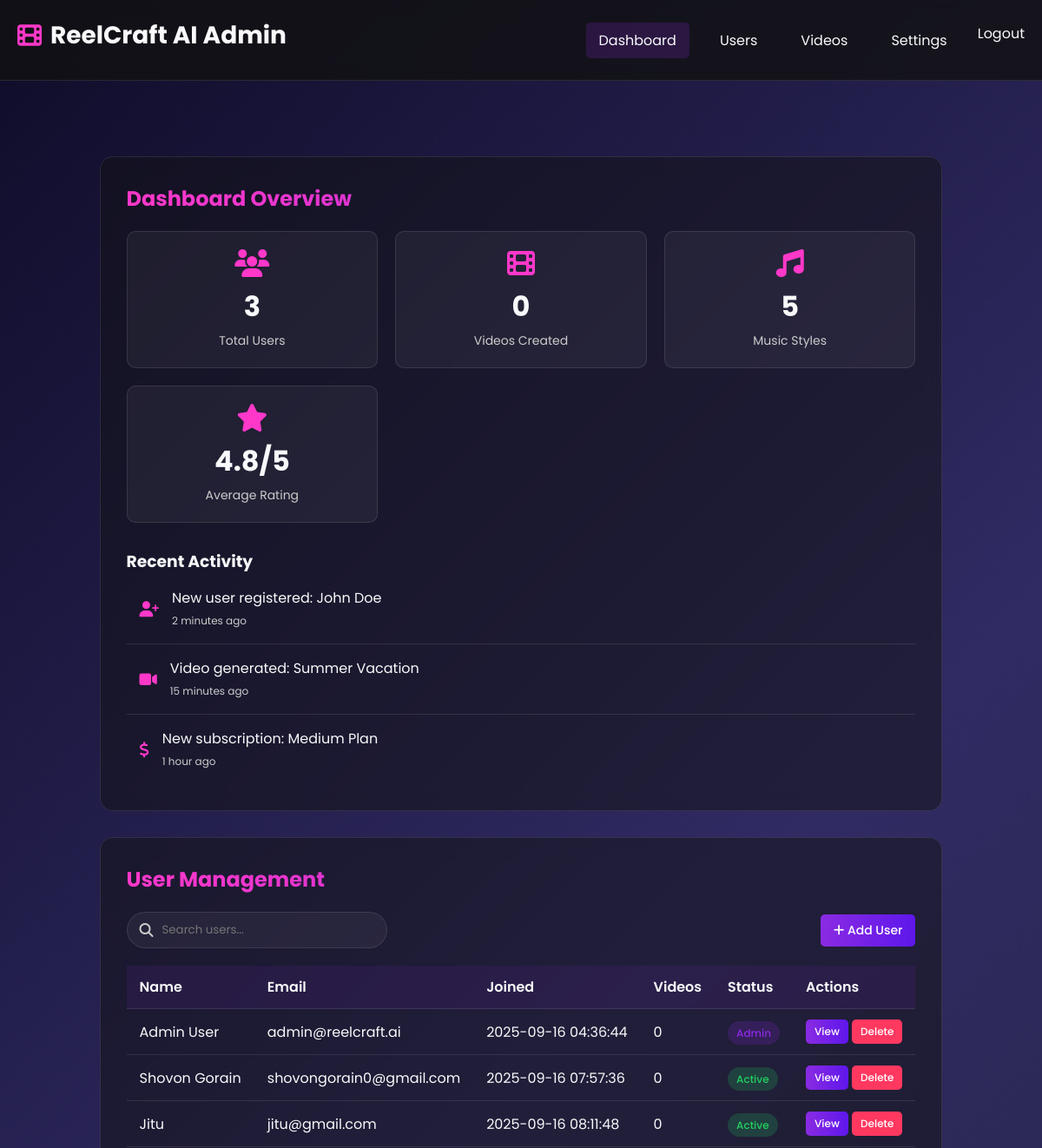
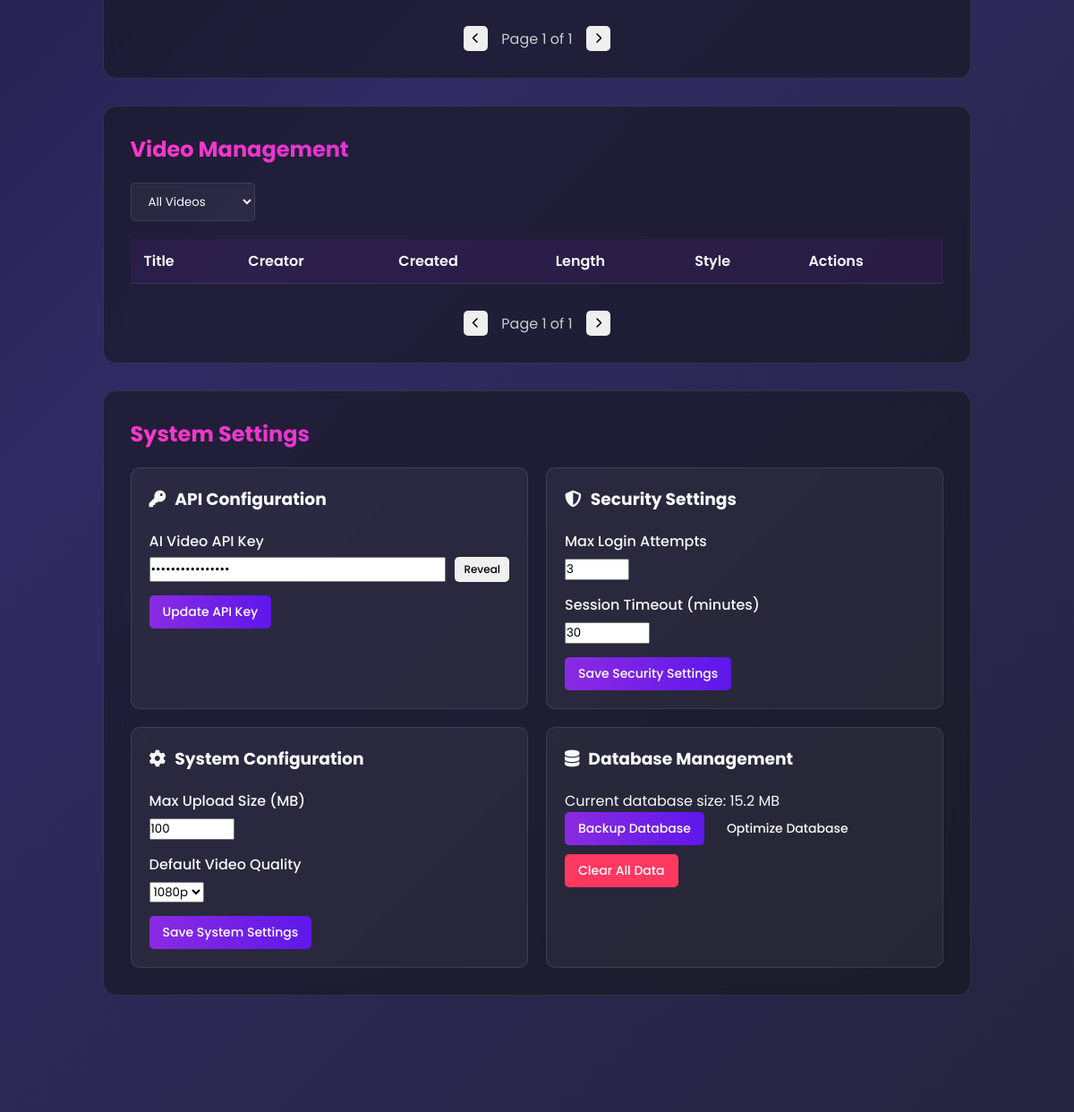
The page /admin (signed in) on the database its author committed (2 pictures, top to bottom).
### tables this page shows
CREATE TABLE users (
            id INTEGER PRIMARY KEY AUTOINCREMENT,
            name TEXT NOT NULL,
            email TEXT UNIQUE NOT NULL,
            password TEXT NOT NULL,
            is_admin INTEGER DEFAULT 0,
            is_paid INTEGER DEFAULT 0,
            profile_image TEXT,
            created_at TIMESTAMP DEFAULT CURRENT_TIMESTAMP
        );

### app.py (the view)
@app.route('/admin')
@login_required
@admin_required
def admin_dashboard():
    try:
        users = get_all_users()
        videos = get_all_videos()
        total_users = len(users) if users else 0
        total_reels = len(videos) if videos else 0
        return render_template('admin.html', users=users, videos=videos,
                               total_users=total_users, total_reels=total_reels)
    except Exception as e:
        flash('Error accessing admin panel: ' + str(e))
        return redirect(url_for('index'))

### app.py (called while the page is built)
def login_required(f):
    @wraps(f)
    def decorated_function(*args, **kwargs):
        if 'user_id' not in session:
            flash('Please login to continue.')
            return redirect(url_for('auth'))
        return f(*args, **kwargs)
    return decorated_function

def admin_required(f):
    @wraps(f)
    def decorated_function(*args, **kwargs):
        if not session.get('is_admin', False):
            flash('Admin access required.')
            return redirect(url_for('index'))
        return f(*args, **kwargs)
    return decorated_function

### database.py (called while the page is built)
def get_db_connection():
    conn = sqlite3.connect('database.db')
    conn.row_factory = sqlite3.Row
    return conn

def get_all_users():
    conn = get_db_connection()
    users = conn.execute('SELECT * FROM users').fetchall()
    conn.close()
    return users

def get_all_videos():
    conn = get_db_connection()
    videos = conn.execute('''
        SELECT videos.*, users.name as user_name
        FROM videos
        JOIN users ON videos.user_id = users.id
    ''').fetchall()
    conn.close()
    return videos

### templates/admin.html (shortened to what this page needs)
{% extends "base.html" %}
{% block content %}
<div class="admin-panel" id="admin-panel">
    <div class="admin-header">
        <div class="auth-logo">
            <i class="fas fa-film"></i>
            <span>ReelCraft AI Admin</span>
        </div>
        <div class="admin-nav">
            <a href="#" class="admin-nav-link active" data-section="dashboard">Dashboard</a>
            <a href="#" class="admin-nav-link" data-section="users">Users</a>
            <a href="#" class="admin-nav-link" data-section="videos">Videos</a>
            <a href="#" class="admin-nav-link" data-section="settings">Settings</a>
            <a href="{{ url_for('logout') }}" id="logout-btn">Logout</a>
        </div>
    </div>
    <div class="admin-content">
        <div class="admin-section dashboard-section active">
            <h2>Dashboard Overview</h2>
            <div class="stats-grid">
                <div class="stat-card">
                    <i class="fas fa-users"></i>
                    <h3>{{ users|length }}</h3>
                    <p>Total Users</p>
                </div>
                <div class="stat-card">
                    <i class="fas fa-film"></i>
                    <h3>{{ videos|length }}</h3>
                    <p>Videos Created</p>
                </div>
                <div class="stat-card">
                    <i class="fas fa-music"></i>
                    <h3>5</h3>
                    <p>Music Styles</p>
                </div>
                <div class="stat-card">
                    <i class="fas fa-star"></i>
                    <h3>4.8/5</h3>
                    <p>Average Rating</p>
                </div>
            </div>
            <div class="recent-activity">
                <h3>Recent Activity</h3>
                <div class="activity-list">
                    <div class="activity-item">
                        <i class="fas fa-user-plus"></i>
                        <div class="activity-content">
                            <p>New user registered: John Doe</p>
                            <span>2 minutes ago</span>
                        </div>
                    </div>
                    <div class="activity-item">
                        <i class="fas fa-video"></i>
                        <div class="activity-content">
                            <p>Video generated: Summer Vacation</p>
                            <span>15 minutes ago</span>
                        </div>
                    </div>
                    <div class="activity-item">
                        <i class="fas fa-dollar-sign"></i>
                        <div class="activity-content">
                            <p>New subscription: Medium Plan</p>
                            <span>1 hour ago</span>
                        </div>
                    </div>
                </div>
            </div>
        </div>
        <div class="admin-section users-section">
            <h2>User Management</h2>
            <div class="admin-tools">
                <div class="search-box">
                    <input type="text" placeholder="Search users..." id="user-search">
                    <i class="fas fa-search"></i>
                </div>
                <button class="btn btn-primary" id="add-user-btn">
                    <i class="fas fa-plus"></i> Add User
                </button>
            </div>
            <table class="data-table">
                <thead>
                    <tr>
                        <th>Name</th>
                        <th>Email</th>
                        <th>Joined</th>
                        <th>Videos</th>
                        <th>Status</th>
                        <th>Actions</th>
                    </tr>
                </thead>
                <tbody>
                    {% for user in users %}
                    <tr>
                        <td>{{ user.name }}</td>
                        <td>{{ user.email }}</td>
                        <td>{{ user.created_at }}</td>
                        <td>{% if user.video_count %}{{ user.video_count }}{% else %}0{% endif %}</td>
                        <td>
                            <span class="status-badge {% if user.is_admin %}status-admin{% else %}status-active{% endif %}">
                                {% if user.is_admin %}Admin{% else %}Active{% endif %}
                            </span>
                        </td>
                        <td>
                            <button class="btn btn-primary btn-sm view-user" data-id="{{ user.id }}">View</button>
                            <button class="btn btn-danger btn-sm delete-user" data-id="{{ user.id }}">Delete</button>
                        </td>
                    </tr>
                    {% endfor %}
                </tbody>
            </table>
            <div class="pagination">
                <button class="btn btn-sm"><i class="fas fa-chevron-left"></i></button>
                <span class="page-info">Page 1 of 1</span>
                <button class="btn btn-sm"><i class="fas fa-chevron-right"></i></button>
            </div>
        </div>
        <div class="admin-section videos-section">
            <h2>Video Management</h2>
            <div class="admin-tools">
                <div class="filter-box">
                    <select id="video-filter">
                        <option value="all">All Videos</option>
                    </select>
                </div>
            </div>
            <table class="data-table">
                <thead>
                    <tr>
                        <th>Title</th>
                        <th>Creator</th>
                        <th>Created</th>
                        <th>Length</th>
                        <th>Style</th>
                        <th>Actions</th>
                    </tr>
                </thead>
            </table>
            <div class="pagination">
                <button class="btn btn-sm"><i class="fas fa-chevron-left"></i></button>
                <span class="page-info">Page 1 of 1</span>
                <button class="btn btn-sm"><i class="fas fa-chevron-right"></i></button>
            </div>
        </div>
        <div class="admin-section settings-section">
            <h2>System Settings</h2>
            <div class="settings-grid">
                <div class="settings-card">
                    <h3><i class="fas fa-key"></i> API Configuration</h3>
                    <div class="setting-group">
                        <label for="api-key">AI Video API Key</label>
                        <div class="input-with-action">
                            <input type="password" id="api-key" value="••••••••••••••••" readonly>
                            <button class="btn btn-sm" id="reveal-api-key">Reveal</button>
                        </div>
                    </div>
                    <button class="btn btn-primary">Update API Key</button>
                </div>
                <div class="settings-card">
                    <h3><i class="fas fa-shield-alt"></i> Security Settings</h3>
                    <div class="setting-group">
                        <label for="login-attempts">Max Login Attempts</label>
                        <input type="number" id="login-attempts" value="3" min="1" max="10">
                    </div>
                    <div class="setting-group">
                        <label for="session-timeout">Session Timeout (minutes)</label>
                        <input type="number" id="session-timeout" value="30" min="5" max="1440">
                    </div>
                    <button class="btn btn-primary">Save Security Settings</button>
                </div>
                <div class="settings-card">
                    <h3><i class="fas fa-cog"></i> System Configuration</h3>
                    <div class="setting-group">
                        <label for="max-upload">Max Upload Size (MB)</label>
                        <input type="number" id="max-upload" value="100" min="10" max="1024">
                    </div>
                    <div class="setting-group">
                        <label for="video-quality">Default Video Quality</label>
                        <select id="video-quality">
                            <option value="1080p" selected>1080p</option>
                        </select>
                    </div>
                    <button class="btn btn-primary">Save System Settings</button>
                </div>
                <div class="settings-card">
                    <h3><i class="fas fa-database"></i> Database Management</h3>
                    <p>Current database size: 15.2 MB</p>
                    <div class="setting-actions">
                        <button class="btn btn-primary">Backup Database</button>
                        <button class="btn btn-secondary">Optimize Database</button>
                        <button class="btn btn-danger">Clear All Data</button>
                    </div>
                </div>
            </div>
        </div>
    </div>
</div>
{% endblock %}

### templates/base.html (shortened to what this page needs)
<!DOCTYPE html>
<html lang="en">
<head>
    <link rel="stylesheet" href="https://cdnjs.cloudflare.com/ajax/libs/font-awesome/6.4.0/css/all.min.css">
    <link rel="stylesheet" href="{{ url_for('static', filename='css/style.css') }}">
</head>
<body>
    <div id="particles-js"></div>
    {% block content %}{% endblock %}
</body>
</html>

### static/css/style.css (style rules this page uses)
* { margin: 0; padding: 0; box-sizing: border-box; font-family: 'Poppins', sans-serif; }
:root { --primary: #8a2be2; --secondary: #5e17eb; --accent: #ff38c9; --dark: #121212; --light: #f8f9fa; --gray: #2d2d2d; --error: #ff3860; --success: #23d160; }
body { color: var(--light); min-height: 100vh; overflow-x: hidden; position: relative; }
#particles-js { position: fixed; width: 100%; height: 100%; top: 0; left: 0; z-index: -1; background: linear-gradient(135deg, #0f0c29, #302b63, #24243e); }
.btn { padding: 10px 20px; border-radius: 50px; font-weight: 600; cursor: pointer; transition: all 0.3s ease; border: none; outline: none; text-decoration: none; display: inline-block; text-align: center; }
.btn-primary { background: linear-gradient(90deg, var(--primary), var(--secondary)); color: white; padding: 12px 30px; font-size: 1.1rem; }
.btn-secondary { background: transparent; border: 2px solid var(--primary); color: var(--light); padding: 12px 30px; font-size: 1.1rem; }
.auth-logo { display: flex; justify-content: center; align-items: center; gap: 10px; font-size: 28px; font-weight: 700; margin-bottom: 10px; color: var(--light); }
.auth-logo i { color: var(--accent); }
.admin-panel { display: grid; padding: 100px 20px; min-height: 100vh; }
.admin-header { background: rgba(18, 18, 18, 0.8); backdrop-filter: blur(10px); padding: 20px; position: fixed; top: 0; left: 0; right: 0; z-index: 100; display: flex; justify-content: space-between; align-items: center; border-bottom: 1px solid rgba(255, 255, 255, 0.1); }
.admin-nav { display: flex; gap: 20px; }
.admin-nav a { color: var(--light); text-decoration: none; transition: color 0.3s; }
.admin-content { max-width: 1200px; margin: 0 auto; padding-top: 80px; }
.admin-section { background: rgba(18, 18, 18, 0.5); backdrop-filter: blur(10px); border-radius: 15px; padding: 30px; margin-bottom: 30px; border: 1px solid rgba(255, 255, 255, 0.1); }
.admin-section h2 { font-size: 24px; margin-bottom: 20px; background: linear-gradient(90deg, #ff38c9, #8a2be2); -webkit-background-clip: text; -webkit-text-fill-color: transparent; }
.stats-grid { display: grid; grid-template-columns: repeat(auto-fit, minmax(250px, 1fr)); gap: 20px; margin-bottom: 30px; }
.stat-card { background: rgba(255, 255, 255, 0.05); border-radius: 10px; padding: 20px; text-align: center; border: 1px solid rgba(255, 255, 255, 0.1); }
.stat-card i { font-size: 2rem; color: var(--accent); margin-bottom: 10px; }
.stat-card h3 { font-size: 2rem; margin-bottom: 5px; }
.stat-card p { color: #ccc; font-size: 14px; }
.data-table { width: 100%; border-collapse: collapse; margin-top: 20px; }
.data-table th, .data-table td { padding: 12px 15px; text-align: left; border-bottom: 1px solid rgba(255, 255, 255, 0.1); }
.data-table th { background: rgba(138, 43, 226, 0.1); font-weight: 600; }
.btn { padding: 8px 15px; border-radius: 5px; font-weight: 500; cursor: pointer; transition: all 0.3s ease; border: none; font-size: 14px; }
.btn-primary { background: linear-gradient(90deg, var(--primary), var(--secondary)); color: white; }
.btn-danger { background: var(--error); color: white; }
.btn-sm { padding: 5px 10px; font-size: 12px; }

### rows shown on the page
users: name "Admin User", email "admin@reelcraft.ai", created_at "2025-09-16 04:36:44", is_admin "Admin"
users: name "Shovon Gorain", email "shovongorain0@gmail.com", created_at "2025-09-16 07:57:36", is_admin "Active"
users: name "Jitu", email "jitu@gmail.com", created_at "2025-09-16 08:11:48", is_admin "Active"

### other values the page prints
{{ users|length }} "3"
{{ videos|length }} "0"
